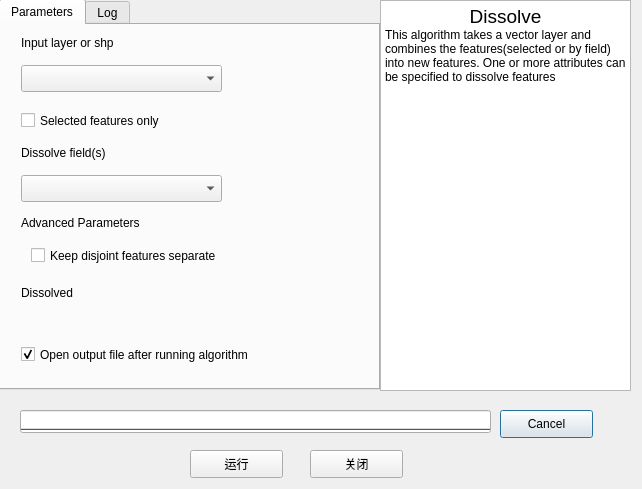
<?xml version="1.0" encoding="UTF-8"?>
<ui version="4.0">
 <class>DissolveByAttribute</class>
 <widget class="QDialog" name="DissolveByAttribute">
  <property name="geometry">
   <rect>
    <x>0</x>
    <y>0</y>
    <width>642</width>
    <height>489</height>
   </rect>
  </property>
  <property name="windowTitle">
   <string>Dissolve by attribute</string>
  </property>
  <property name="windowIcon">
   <iconset resource="../resources.qrc">
    <normaloff>:/plugins/CartoGrapher/resources/m.svg</normaloff>:/plugins/CartoGrapher/resources/m.svg</iconset>
  </property>
  <widget class="QWidget" name="horizontalLayoutWidget">
   <property name="geometry">
    <rect>
     <x>-1</x>
     <y>-1</y>
     <width>381</width>
     <height>391</height>
    </rect>
   </property>
   <layout class="QHBoxLayout" name="horizontalLayout">
    <item>
     <widget class="QTabWidget" name="tabWidget">
      <property name="currentIndex">
       <number>0</number>
      </property>
      <widget class="QWidget" name="Parameters">
       <attribute name="title">
        <string>Parameters</string>
       </attribute>
       <widget class="QLabel" name="label">
        <property name="geometry">
         <rect>
          <x>20</x>
          <y>10</y>
          <width>171</width>
          <height>16</height>
         </rect>
        </property>
        <property name="text">
         <string>Input layer or shp</string>
        </property>
       </widget>
       <widget class="QgsMapLayerComboBox" name="mapLayerComboBox">
        <property name="geometry">
         <rect>
          <x>20</x>
          <y>40</y>
          <width>201</width>
          <height>27</height>
         </rect>
        </property>
       </widget>
       <widget class="QCheckBox" name="select_checkBox">
        <property name="geometry">
         <rect>
          <x>20</x>
          <y>80</y>
          <width>211</width>
          <height>31</height>
         </rect>
        </property>
        <property name="text">
         <string>Selected features only</string>
        </property>
       </widget>
       <widget class="QLabel" name="label_2">
        <property name="geometry">
         <rect>
          <x>20</x>
          <y>120</y>
          <width>171</width>
          <height>16</height>
         </rect>
        </property>
        <property name="text">
         <string>Dissolve field(s)</string>
        </property>
       </widget>
       <widget class="QgsFieldComboBox" name="mFieldComboBox">
        <property name="geometry">
         <rect>
          <x>20</x>
          <y>150</y>
          <width>201</width>
          <height>27</height>
         </rect>
        </property>
       </widget>
       <widget class="QWidget" name="widget" native="true">
        <property name="geometry">
         <rect>
          <x>20</x>
          <y>210</y>
          <width>301</width>
          <height>41</height>
         </rect>
        </property>
        <widget class="QCheckBox" name="separate_checkBox">
         <property name="geometry">
          <rect>
           <x>10</x>
           <y>10</y>
           <width>281</width>
           <height>21</height>
          </rect>
         </property>
         <property name="text">
          <string>Keep disjoint features separate</string>
         </property>
        </widget>
       </widget>
       <widget class="QLabel" name="label_3">
        <property name="geometry">
         <rect>
          <x>20</x>
          <y>260</y>
          <width>91</width>
          <height>16</height>
         </rect>
        </property>
        <property name="text">
         <string>Dissolved</string>
        </property>
       </widget>
       <widget class="QgsFileWidget" name="output_FileWidget">
        <property name="geometry">
         <rect>
          <x>20</x>
          <y>280</y>
          <width>321</width>
          <height>27</height>
         </rect>
        </property>
       </widget>
       <widget class="QLabel" name="label_4">
        <property name="geometry">
         <rect>
          <x>20</x>
          <y>190</y>
          <width>191</width>
          <height>16</height>
         </rect>
        </property>
        <property name="text">
         <string>Advanced Parameters</string>
        </property>
       </widget>
       <widget class="QCheckBox" name="output_checkBox">
        <property name="geometry">
         <rect>
          <x>20</x>
          <y>320</y>
          <width>351</width>
          <height>19</height>
         </rect>
        </property>
        <property name="text">
         <string>Open output file after running algorithm</string>
        </property>
        <property name="checked">
         <bool>true</bool>
        </property>
       </widget>
      </widget>
      <widget class="QWidget" name="Log">
       <attribute name="title">
        <string>Log</string>
       </attribute>
      </widget>
     </widget>
    </item>
   </layout>
  </widget>
  <widget class="QWidget" name="horizontalLayoutWidget_2">
   <property name="geometry">
    <rect>
     <x>380</x>
     <y>0</y>
     <width>251</width>
     <height>391</height>
    </rect>
   </property>
   <layout class="QHBoxLayout" name="horizontalLayout_2">
    <item>
     <widget class="QTextEdit" name="textEdit">
      <property name="html">
       <string>&lt;!DOCTYPE HTML PUBLIC &quot;-//W3C//DTD HTML 4.0//EN&quot; &quot;http://www.w3.org/TR/REC-html40/strict.dtd&quot;&gt;
&lt;html&gt;&lt;head&gt;&lt;meta name=&quot;qrichtext&quot; content=&quot;1&quot; /&gt;&lt;style type=&quot;text/css&quot;&gt;
p, li { white-space: pre-wrap; }
&lt;/style&gt;&lt;/head&gt;&lt;body style=&quot; font-family:'SimSun'; font-size:9pt; font-weight:400; font-style:normal;&quot;&gt;
&lt;p align=&quot;center&quot; style=&quot; margin-top:0px; margin-bottom:0px; margin-left:0px; margin-right:0px; -qt-block-indent:0; text-indent:0px;&quot;&gt;&lt;span style=&quot; font-size:14pt;&quot;&gt;Dissolve&lt;/span&gt;&lt;/p&gt;
&lt;p style=&quot; margin-top:0px; margin-bottom:0px; margin-left:0px; margin-right:0px; -qt-block-indent:0; text-indent:0px;&quot;&gt;This algorithm takes a vector layer and combines the features(selected or by field) into new features. One or more attributes can be specified to dissolve features&lt;/p&gt;&lt;/body&gt;&lt;/html&gt;</string>
      </property>
     </widget>
    </item>
   </layout>
  </widget>
  <widget class="QProgressBar" name="progressBar">
   <property name="geometry">
    <rect>
     <x>20</x>
     <y>410</y>
     <width>471</width>
     <height>23</height>
    </rect>
   </property>
   <property name="value">
    <number>0</number>
   </property>
   <property name="orientation">
    <enum>Qt::Vertical</enum>
   </property>
   <property name="invertedAppearance">
    <bool>false</bool>
   </property>
   <property name="textDirection">
    <enum>QProgressBar::BottomToTop</enum>
   </property>
  </widget>
  <widget class="QPushButton" name="cancelBtn">
   <property name="geometry">
    <rect>
     <x>500</x>
     <y>410</y>
     <width>93</width>
     <height>28</height>
    </rect>
   </property>
   <property name="text">
    <string>Cancel</string>
   </property>
  </widget>
  <widget class="QPushButton" name="runBtn">
   <property name="geometry">
    <rect>
     <x>190</x>
     <y>450</y>
     <width>93</width>
     <height>28</height>
    </rect>
   </property>
   <property name="text">
    <string>运行</string>
   </property>
  </widget>
  <widget class="QPushButton" name="closeBtn">
   <property name="geometry">
    <rect>
     <x>310</x>
     <y>450</y>
     <width>93</width>
     <height>28</height>
    </rect>
   </property>
   <property name="text">
    <string>关闭</string>
   </property>
  </widget>
 </widget>
 <customwidgets>
  <customwidget>
   <class>QgsFieldComboBox</class>
   <extends>QComboBox</extends>
   <header>qgsfieldcombobox.h</header>
  </customwidget>
  <customwidget>
   <class>QgsFileWidget</class>
   <extends>QWidget</extends>
   <header>qgsfilewidget.h</header>
  </customwidget>
  <customwidget>
   <class>QgsMapLayerComboBox</class>
   <extends>QComboBox</extends>
   <header>qgsmaplayercombobox.h</header>
  </customwidget>
 </customwidgets>
 <resources>
  <include location="../resources.qrc"/>
 </resources>
 <connections/>
</ui>
